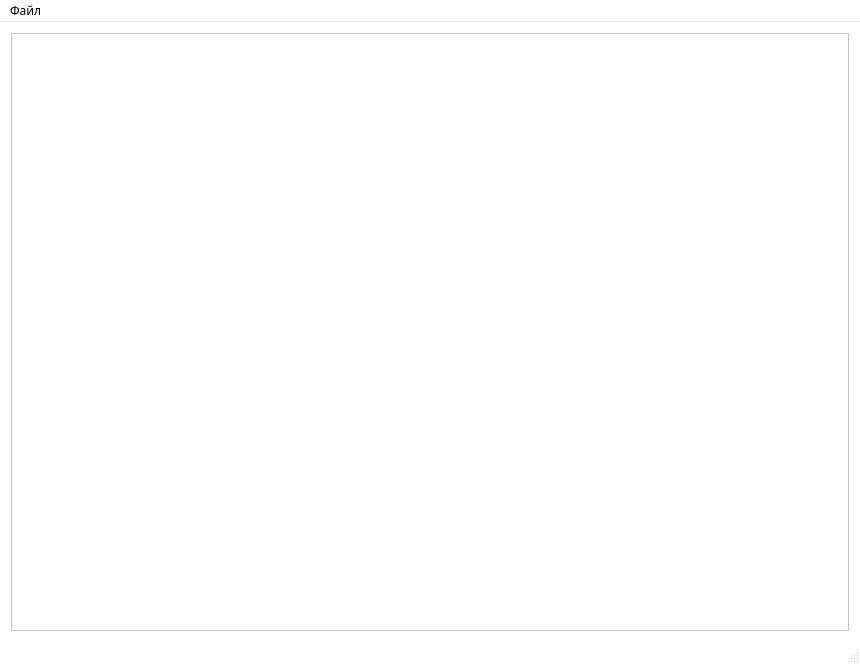
<?xml version="1.0" encoding="UTF-8"?>
<ui version="4.0">
 <class>MainWindow</class>
 <widget class="QMainWindow" name="MainWindow">
  <property name="geometry">
   <rect>
    <x>0</x>
    <y>0</y>
    <width>860</width>
    <height>664</height>
   </rect>
  </property>
  <property name="palette">
   <palette>
    <active>
     <colorrole role="WindowText">
      <brush brushstyle="SolidPattern">
       <color alpha="255">
        <red>0</red>
        <green>0</green>
        <blue>0</blue>
       </color>
      </brush>
     </colorrole>
     <colorrole role="Button">
      <brush brushstyle="SolidPattern">
       <color alpha="255">
        <red>255</red>
        <green>255</green>
        <blue>255</blue>
       </color>
      </brush>
     </colorrole>
     <colorrole role="Light">
      <brush brushstyle="SolidPattern">
       <color alpha="255">
        <red>255</red>
        <green>255</green>
        <blue>255</blue>
       </color>
      </brush>
     </colorrole>
     <colorrole role="Midlight">
      <brush brushstyle="SolidPattern">
       <color alpha="255">
        <red>255</red>
        <green>255</green>
        <blue>255</blue>
       </color>
      </brush>
     </colorrole>
     <colorrole role="Dark">
      <brush brushstyle="SolidPattern">
       <color alpha="255">
        <red>127</red>
        <green>127</green>
        <blue>127</blue>
       </color>
      </brush>
     </colorrole>
     <colorrole role="Mid">
      <brush brushstyle="SolidPattern">
       <color alpha="255">
        <red>170</red>
        <green>170</green>
        <blue>170</blue>
       </color>
      </brush>
     </colorrole>
     <colorrole role="Text">
      <brush brushstyle="SolidPattern">
       <color alpha="255">
        <red>0</red>
        <green>0</green>
        <blue>0</blue>
       </color>
      </brush>
     </colorrole>
     <colorrole role="BrightText">
      <brush brushstyle="SolidPattern">
       <color alpha="255">
        <red>255</red>
        <green>255</green>
        <blue>255</blue>
       </color>
      </brush>
     </colorrole>
     <colorrole role="ButtonText">
      <brush brushstyle="SolidPattern">
       <color alpha="255">
        <red>0</red>
        <green>0</green>
        <blue>0</blue>
       </color>
      </brush>
     </colorrole>
     <colorrole role="Base">
      <brush brushstyle="SolidPattern">
       <color alpha="255">
        <red>255</red>
        <green>255</green>
        <blue>255</blue>
       </color>
      </brush>
     </colorrole>
     <colorrole role="Window">
      <brush brushstyle="SolidPattern">
       <color alpha="255">
        <red>255</red>
        <green>255</green>
        <blue>255</blue>
       </color>
      </brush>
     </colorrole>
     <colorrole role="Shadow">
      <brush brushstyle="SolidPattern">
       <color alpha="255">
        <red>0</red>
        <green>0</green>
        <blue>0</blue>
       </color>
      </brush>
     </colorrole>
     <colorrole role="AlternateBase">
      <brush brushstyle="SolidPattern">
       <color alpha="255">
        <red>255</red>
        <green>255</green>
        <blue>255</blue>
       </color>
      </brush>
     </colorrole>
     <colorrole role="ToolTipBase">
      <brush brushstyle="SolidPattern">
       <color alpha="255">
        <red>255</red>
        <green>255</green>
        <blue>220</blue>
       </color>
      </brush>
     </colorrole>
     <colorrole role="ToolTipText">
      <brush brushstyle="SolidPattern">
       <color alpha="255">
        <red>0</red>
        <green>0</green>
        <blue>0</blue>
       </color>
      </brush>
     </colorrole>
     <colorrole role="PlaceholderText">
      <brush brushstyle="SolidPattern">
       <color alpha="128">
        <red>0</red>
        <green>0</green>
        <blue>0</blue>
       </color>
      </brush>
     </colorrole>
    </active>
    <inactive>
     <colorrole role="WindowText">
      <brush brushstyle="SolidPattern">
       <color alpha="255">
        <red>0</red>
        <green>0</green>
        <blue>0</blue>
       </color>
      </brush>
     </colorrole>
     <colorrole role="Button">
      <brush brushstyle="SolidPattern">
       <color alpha="255">
        <red>255</red>
        <green>255</green>
        <blue>255</blue>
       </color>
      </brush>
     </colorrole>
     <colorrole role="Light">
      <brush brushstyle="SolidPattern">
       <color alpha="255">
        <red>255</red>
        <green>255</green>
        <blue>255</blue>
       </color>
      </brush>
     </colorrole>
     <colorrole role="Midlight">
      <brush brushstyle="SolidPattern">
       <color alpha="255">
        <red>255</red>
        <green>255</green>
        <blue>255</blue>
       </color>
      </brush>
     </colorrole>
     <colorrole role="Dark">
      <brush brushstyle="SolidPattern">
       <color alpha="255">
        <red>127</red>
        <green>127</green>
        <blue>127</blue>
       </color>
      </brush>
     </colorrole>
     <colorrole role="Mid">
      <brush brushstyle="SolidPattern">
       <color alpha="255">
        <red>170</red>
        <green>170</green>
        <blue>170</blue>
       </color>
      </brush>
     </colorrole>
     <colorrole role="Text">
      <brush brushstyle="SolidPattern">
       <color alpha="255">
        <red>0</red>
        <green>0</green>
        <blue>0</blue>
       </color>
      </brush>
     </colorrole>
     <colorrole role="BrightText">
      <brush brushstyle="SolidPattern">
       <color alpha="255">
        <red>255</red>
        <green>255</green>
        <blue>255</blue>
       </color>
      </brush>
     </colorrole>
     <colorrole role="ButtonText">
      <brush brushstyle="SolidPattern">
       <color alpha="255">
        <red>0</red>
        <green>0</green>
        <blue>0</blue>
       </color>
      </brush>
     </colorrole>
     <colorrole role="Base">
      <brush brushstyle="SolidPattern">
       <color alpha="255">
        <red>255</red>
        <green>255</green>
        <blue>255</blue>
       </color>
      </brush>
     </colorrole>
     <colorrole role="Window">
      <brush brushstyle="SolidPattern">
       <color alpha="255">
        <red>255</red>
        <green>255</green>
        <blue>255</blue>
       </color>
      </brush>
     </colorrole>
     <colorrole role="Shadow">
      <brush brushstyle="SolidPattern">
       <color alpha="255">
        <red>0</red>
        <green>0</green>
        <blue>0</blue>
       </color>
      </brush>
     </colorrole>
     <colorrole role="AlternateBase">
      <brush brushstyle="SolidPattern">
       <color alpha="255">
        <red>255</red>
        <green>255</green>
        <blue>255</blue>
       </color>
      </brush>
     </colorrole>
     <colorrole role="ToolTipBase">
      <brush brushstyle="SolidPattern">
       <color alpha="255">
        <red>255</red>
        <green>255</green>
        <blue>220</blue>
       </color>
      </brush>
     </colorrole>
     <colorrole role="ToolTipText">
      <brush brushstyle="SolidPattern">
       <color alpha="255">
        <red>0</red>
        <green>0</green>
        <blue>0</blue>
       </color>
      </brush>
     </colorrole>
     <colorrole role="PlaceholderText">
      <brush brushstyle="SolidPattern">
       <color alpha="128">
        <red>0</red>
        <green>0</green>
        <blue>0</blue>
       </color>
      </brush>
     </colorrole>
    </inactive>
    <disabled>
     <colorrole role="WindowText">
      <brush brushstyle="SolidPattern">
       <color alpha="255">
        <red>127</red>
        <green>127</green>
        <blue>127</blue>
       </color>
      </brush>
     </colorrole>
     <colorrole role="Button">
      <brush brushstyle="SolidPattern">
       <color alpha="255">
        <red>255</red>
        <green>255</green>
        <blue>255</blue>
       </color>
      </brush>
     </colorrole>
     <colorrole role="Light">
      <brush brushstyle="SolidPattern">
       <color alpha="255">
        <red>255</red>
        <green>255</green>
        <blue>255</blue>
       </color>
      </brush>
     </colorrole>
     <colorrole role="Midlight">
      <brush brushstyle="SolidPattern">
       <color alpha="255">
        <red>255</red>
        <green>255</green>
        <blue>255</blue>
       </color>
      </brush>
     </colorrole>
     <colorrole role="Dark">
      <brush brushstyle="SolidPattern">
       <color alpha="255">
        <red>127</red>
        <green>127</green>
        <blue>127</blue>
       </color>
      </brush>
     </colorrole>
     <colorrole role="Mid">
      <brush brushstyle="SolidPattern">
       <color alpha="255">
        <red>170</red>
        <green>170</green>
        <blue>170</blue>
       </color>
      </brush>
     </colorrole>
     <colorrole role="Text">
      <brush brushstyle="SolidPattern">
       <color alpha="255">
        <red>127</red>
        <green>127</green>
        <blue>127</blue>
       </color>
      </brush>
     </colorrole>
     <colorrole role="BrightText">
      <brush brushstyle="SolidPattern">
       <color alpha="255">
        <red>255</red>
        <green>255</green>
        <blue>255</blue>
       </color>
      </brush>
     </colorrole>
     <colorrole role="ButtonText">
      <brush brushstyle="SolidPattern">
       <color alpha="255">
        <red>127</red>
        <green>127</green>
        <blue>127</blue>
       </color>
      </brush>
     </colorrole>
     <colorrole role="Base">
      <brush brushstyle="SolidPattern">
       <color alpha="255">
        <red>255</red>
        <green>255</green>
        <blue>255</blue>
       </color>
      </brush>
     </colorrole>
     <colorrole role="Window">
      <brush brushstyle="SolidPattern">
       <color alpha="255">
        <red>255</red>
        <green>255</green>
        <blue>255</blue>
       </color>
      </brush>
     </colorrole>
     <colorrole role="Shadow">
      <brush brushstyle="SolidPattern">
       <color alpha="255">
        <red>0</red>
        <green>0</green>
        <blue>0</blue>
       </color>
      </brush>
     </colorrole>
     <colorrole role="AlternateBase">
      <brush brushstyle="SolidPattern">
       <color alpha="255">
        <red>255</red>
        <green>255</green>
        <blue>255</blue>
       </color>
      </brush>
     </colorrole>
     <colorrole role="ToolTipBase">
      <brush brushstyle="SolidPattern">
       <color alpha="255">
        <red>255</red>
        <green>255</green>
        <blue>220</blue>
       </color>
      </brush>
     </colorrole>
     <colorrole role="ToolTipText">
      <brush brushstyle="SolidPattern">
       <color alpha="255">
        <red>0</red>
        <green>0</green>
        <blue>0</blue>
       </color>
      </brush>
     </colorrole>
     <colorrole role="PlaceholderText">
      <brush brushstyle="SolidPattern">
       <color alpha="128">
        <red>0</red>
        <green>0</green>
        <blue>0</blue>
       </color>
      </brush>
     </colorrole>
    </disabled>
   </palette>
  </property>
  <property name="font">
   <font>
    <family>Calibri Light</family>
   </font>
  </property>
  <property name="windowTitle">
   <string>MainWindow</string>
  </property>
  <widget class="QWidget" name="centralWidget">
   <property name="enabled">
    <bool>true</bool>
   </property>
   <property name="palette">
    <palette>
     <active>
      <colorrole role="Base">
       <brush brushstyle="SolidPattern">
        <color alpha="255">
         <red>255</red>
         <green>255</green>
         <blue>255</blue>
        </color>
       </brush>
      </colorrole>
      <colorrole role="Window">
       <brush brushstyle="SolidPattern">
        <color alpha="255">
         <red>255</red>
         <green>255</green>
         <blue>255</blue>
        </color>
       </brush>
      </colorrole>
     </active>
     <inactive>
      <colorrole role="Base">
       <brush brushstyle="SolidPattern">
        <color alpha="255">
         <red>255</red>
         <green>255</green>
         <blue>255</blue>
        </color>
       </brush>
      </colorrole>
      <colorrole role="Window">
       <brush brushstyle="SolidPattern">
        <color alpha="255">
         <red>255</red>
         <green>255</green>
         <blue>255</blue>
        </color>
       </brush>
      </colorrole>
     </inactive>
     <disabled>
      <colorrole role="Base">
       <brush brushstyle="SolidPattern">
        <color alpha="255">
         <red>255</red>
         <green>255</green>
         <blue>255</blue>
        </color>
       </brush>
      </colorrole>
      <colorrole role="Window">
       <brush brushstyle="SolidPattern">
        <color alpha="255">
         <red>255</red>
         <green>255</green>
         <blue>255</blue>
        </color>
       </brush>
      </colorrole>
     </disabled>
    </palette>
   </property>
   <property name="autoFillBackground">
    <bool>false</bool>
   </property>
   <layout class="QGridLayout" name="gridLayout">
    <item row="0" column="0">
     <widget class="QPlainTextEdit" name="plainTextEdit">
      <property name="font">
       <font>
        <family>Consolas</family>
        <pointsize>12</pointsize>
       </font>
      </property>
     </widget>
    </item>
   </layout>
  </widget>
  <widget class="QMenuBar" name="menuBar">
   <property name="geometry">
    <rect>
     <x>0</x>
     <y>0</y>
     <width>860</width>
     <height>24</height>
    </rect>
   </property>
   <widget class="QMenu" name="menu_file">
    <property name="title">
     <string>Файл</string>
    </property>
    <addaction name="separator"/>
    <addaction name="action_create"/>
    <addaction name="action_open"/>
    <addaction name="action_save"/>
    <addaction name="action_saveas"/>
    <addaction name="separator"/>
    <addaction name="action_quit"/>
   </widget>
   <addaction name="menu_file"/>
  </widget>
  <widget class="QStatusBar" name="statusBar">
   <property name="enabled">
    <bool>true</bool>
   </property>
   <property name="layoutDirection">
    <enum>Qt::LeftToRight</enum>
   </property>
  </widget>
  <action name="action_create">
   <property name="text">
    <string>Создать</string>
   </property>
   <property name="shortcut">
    <string>Ctrl+N</string>
   </property>
  </action>
  <action name="action_open">
   <property name="text">
    <string>Открыть...</string>
   </property>
   <property name="toolTip">
    <string>Открыть...</string>
   </property>
   <property name="shortcut">
    <string>Ctrl+O</string>
   </property>
  </action>
  <action name="action_save">
   <property name="text">
    <string>Сохранить</string>
   </property>
   <property name="shortcut">
    <string>Ctrl+S</string>
   </property>
  </action>
  <action name="action_saveas">
   <property name="text">
    <string>Сохранить как...</string>
   </property>
   <property name="toolTip">
    <string>Сохранить как...</string>
   </property>
   <property name="shortcut">
    <string>Ctrl+Shift+S</string>
   </property>
  </action>
  <action name="action_quit">
   <property name="text">
    <string>Выход</string>
   </property>
  </action>
  <action name="action_font">
   <property name="text">
    <string>Шрифт...</string>
   </property>
  </action>
  <action name="action_increment_scale">
   <property name="text">
    <string>Увеличить</string>
   </property>
   <property name="toolTip">
    <string>Ctrl+плюс (+)</string>
   </property>
   <property name="shortcut">
    <string>Ctrl++</string>
   </property>
  </action>
  <action name="action_decrement_scale">
   <property name="text">
    <string>Уменьшить</string>
   </property>
   <property name="toolTip">
    <string>Ctrl+минус (-)</string>
   </property>
   <property name="shortcut">
    <string>Ctrl+-</string>
   </property>
  </action>
  <action name="action_information">
   <property name="text">
    <string>О программе</string>
   </property>
  </action>
  <action name="action_undo">
   <property name="text">
    <string>Отменить</string>
   </property>
   <property name="shortcut">
    <string>Ctrl+Z</string>
   </property>
  </action>
  <action name="action_cut">
   <property name="text">
    <string>Вырезать</string>
   </property>
   <property name="shortcut">
    <string>Ctrl+X</string>
   </property>
  </action>
  <action name="action_copy">
   <property name="text">
    <string>Копировать</string>
   </property>
   <property name="shortcut">
    <string>Ctrl+C</string>
   </property>
  </action>
  <action name="action_paste">
   <property name="text">
    <string>Вставить</string>
   </property>
   <property name="shortcut">
    <string>Ctrl+V</string>
   </property>
  </action>
  <action name="action_delete">
   <property name="text">
    <string>Удалить</string>
   </property>
   <property name="shortcut">
    <string>Del</string>
   </property>
  </action>
  <action name="action_find">
   <property name="text">
    <string>Найти...</string>
   </property>
   <property name="shortcut">
    <string>Ctrl+F</string>
   </property>
  </action>
  <action name="action_replace">
   <property name="text">
    <string>Заменить...</string>
   </property>
   <property name="shortcut">
    <string>Ctrl+H</string>
   </property>
  </action>
  <action name="action_select">
   <property name="text">
    <string>Выделить все</string>
   </property>
   <property name="shortcut">
    <string>Ctrl+A</string>
   </property>
  </action>
  <action name="action_date">
   <property name="text">
    <string>Время и дата</string>
   </property>
   <property name="shortcut">
    <string>F5</string>
   </property>
  </action>
  <action name="action_reset_scale">
   <property name="text">
    <string>Восстановить масштаб по умолчанию</string>
   </property>
   <property name="shortcut">
    <string>Ctrl+0</string>
   </property>
  </action>
  <action name="action_status_line">
   <property name="text">
    <string>Строка состояния</string>
   </property>
  </action>
  <action name="action_light_theme">
   <property name="text">
    <string>Светлая</string>
   </property>
  </action>
  <action name="action_dark_theme">
   <property name="text">
    <string>Темная</string>
   </property>
  </action>
  <action name="action_browser">
   <property name="text">
    <string>Поиск с помощью Bing...</string>
   </property>
   <property name="shortcut">
    <string>Ctrl+E</string>
   </property>
  </action>
 </widget>
 <layoutdefault spacing="6" margin="11"/>
 <resources/>
 <connections/>
</ui>
